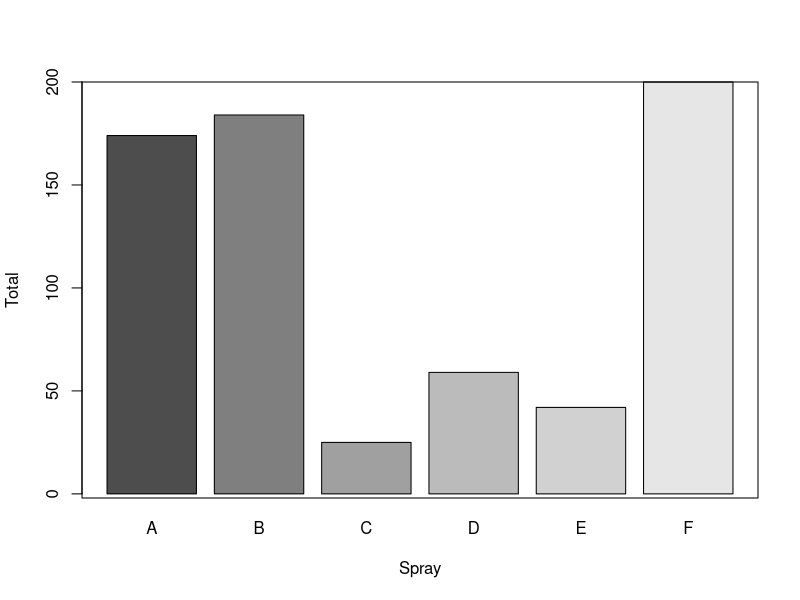

R code for this plot:
# Barras
spray = aggregate(. ~ spray, data = InsectSprays, sum)
spray 

barplot(spray$count, col = gray.colors(6), xlab = "Spray", ylab = "Total", names.arg = spray$spray)
box()
